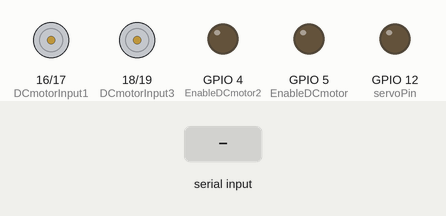
Simulated run of this sketch. Board: ESP32. Shown: motor-driver pin pairs drawn as motors (green arrow = first pin HIGH = forward, orange = second pin HIGH = backward, longer = more drive), output pins drawn as LEDs (lit = HIGH). Inputs (shaded band) come from the test bench. Nothing arrives over Bluetooth unless stated; what the sketch prints to the serial monitor is not drawn.

Above: at 3.2 s.
3.3 s: "F" received over the second serial link
At 4.5 s:
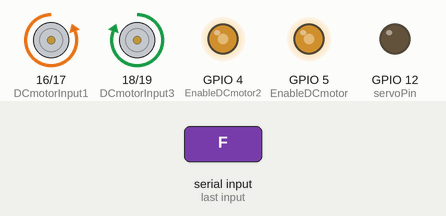
4.8 s: "S" received over the second serial link
At 6.0 s:
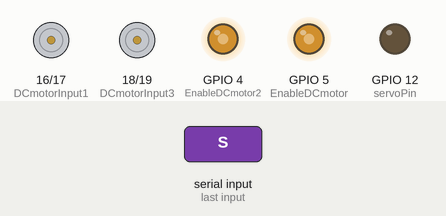
6.3 s: "B" received over the second serial link
At 7.0 s:
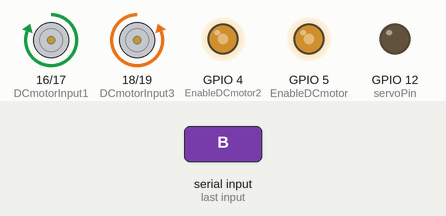
7.8 s: "I" received over the second serial link
At 8.4 s:
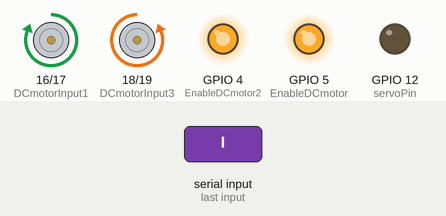
9.3 s: "D" received over the second serial link
At 10.5 s:
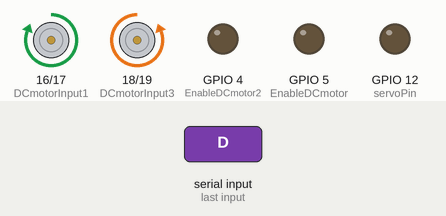
10.8 s: "I" received over the second serial link
At 12.2 s:
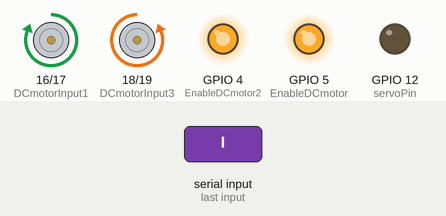
Timing chart, 0 to 13.3 s (numbered marks = the images above; inputs shaded):
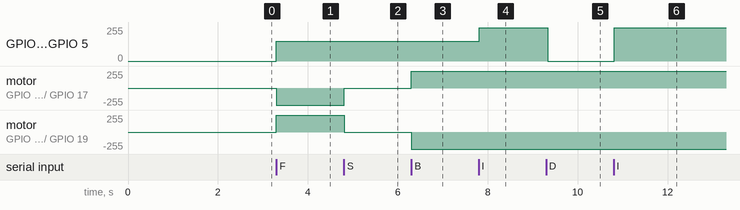

Measured:
- after the input at 3.3 s, GPIO 4 (EnableDCmotor2), GPIO 5 (EnableDCmotor): 0/255 → 149/255 at once; motor on GPIO 16 (DCmotorInput1) / GPIO 17 (DCmotorInput2): stopped → backward 255/255 at once; motor on GPIO 18 (DCmotorInput3) / GPIO 19 (DCmotorInput4): stopped → forward 255/255 at once
- after the input at 4.8 s, motor on GPIO 16 (DCmotorInput1) / GPIO 17 (DCmotorInput2): backward 255/255 → stopped at once; motor on GPIO 18 (DCmotorInput3) / GPIO 19 (DCmotorInput4): forward 255/255 → stopped at once
- after the input at 6.3 s, motor on GPIO 16 (DCmotorInput1) / GPIO 17 (DCmotorInput2): stopped → forward 255/255 at once; motor on GPIO 18 (DCmotorInput3) / GPIO 19 (DCmotorInput4): stopped → backward 255/255 at once
- after the input at 7.8 s, GPIO 4 (EnableDCmotor2), GPIO 5 (EnableDCmotor): 149/255 → 249/255 at once
- after the input at 9.3 s, GPIO 4 (EnableDCmotor2), GPIO 5 (EnableDCmotor): 249/255 → 0/255 at once
- after the input at 10.8 s, GPIO 4 (EnableDCmotor2), GPIO 5 (EnableDCmotor): 0/255 → 249/255 at once

The sketch:

Torosbey.ino
```cpp
#include <Arduino.h>
#include "BluetoothSerial.h"
#include <Servo.h>
BluetoothSerial SerialBT;
byte BTData;

Servo myservo;  // create servo object to control a servo
int servoPin = 12;

// GPIOs DC motor
int DCmotorInput1 = 16;               // IN1
int DCmotorInput2 = 17;               // IN2
int DCmotorInput3 = 18;               // IN3
int DCmotorInput4 = 19;               // IN4
int EnableDCmotor = 5;                // ENA
int EnableDCmotor2 = 4;               // ENB

// Configuring the PWM values
const int PWM_Frequency = 5000;
const int PWM_Channel1 = 0;           // PWM Channel for motor 1
const int PWM_Channel2 = 1;
const int PWM_Channel3 = 2;         // PWM Channel for motor 2
const int PWM_Resolution = 8;
int dutyCycle = 150;
Servo servo1;
void setup() {
  Serial.begin(115200);
  delay(2000);


  // Configuring the output GPIOs
  pinMode(DCmotorInput1, OUTPUT);
  pinMode(DCmotorInput2, OUTPUT);
  pinMode(DCmotorInput3, OUTPUT);
  pinMode(DCmotorInput4, OUTPUT);
  pinMode(EnableDCmotor, OUTPUT);
  pinMode(EnableDCmotor2, OUTPUT);
  pinMode(servoPin, OUTPUT);


  // Configuring the PWM output for motor 1
  ledcSetup(PWM_Channel1, PWM_Frequency, PWM_Resolution);
  ledcAttachPin(EnableDCmotor, PWM_Channel1);

  // Configuring the PWM output for motor 2
  ledcSetup(PWM_Channel2, PWM_Frequency, PWM_Resolution);
  ledcAttachPin(EnableDCmotor2, PWM_Channel2);

  ledcSetup(PWM_Channel3, PWM_Frequency, PWM_Resolution);
  ledcAttachPin(servoPin, PWM_Channel3);

  // Starts the Bluetooth device
  SerialBT.begin();
  Serial.println("Bluetooth Bağlantısı Başlatıldı! Bağlanmayı Dene...");


}

void loop() {
  if (SerialBT.available()) {
    BTData = SerialBT.read();
  }

  if (BTData == 'L') {

    servo1.write(servoPin,45);
    Serial.println(0);
delay(10);
  }

  if (BTData == 'R') {

   servo1.write(servoPin,135);
    Serial.println(15);
delay(10);
  }

  if (BTData == 'S') {
    // Stops both DC motors
    Serial.println("Motor Durdu");
    digitalWrite(DCmotorInput1, LOW);
    digitalWrite(DCmotorInput2, LOW);
    digitalWrite(DCmotorInput3, LOW);
    digitalWrite(DCmotorInput4, LOW);
    delay(10);
  }

  if (BTData == 'F') {
    // Moves both DC motors forward with speed according to PWM duty cycle
    Serial.println("İleri Gidiliyor");
    digitalWrite(DCmotorInput1, LOW);
    digitalWrite(DCmotorInput2, HIGH);
    digitalWrite(DCmotorInput3, HIGH);
    digitalWrite(DCmotorInput4, LOW);
    ledcWrite(PWM_Channel1, dutyCycle);
    ledcWrite(PWM_Channel2, dutyCycle);
    delay(10);
  }

  if (BTData == 'B') {
    // Moves both DC motors backwards with speed according to PWM duty cycle
    Serial.println("Geri Gidiliyor");
    digitalWrite(DCmotorInput1, HIGH);
    digitalWrite(DCmotorInput2, LOW);
    digitalWrite(DCmotorInput3, LOW);
    digitalWrite(DCmotorInput4, HIGH);
    ledcWrite(PWM_Channel1, dutyCycle);
    ledcWrite(PWM_Channel2, dutyCycle);
    delay(10);
  }

  if (BTData == 'I') {
    // Increments the PWM duty cycle by 10
    dutyCycle = dutyCycle + 10;

    // Limits the PWM duty cycle value to a maximum of 250
    if (dutyCycle >= 250) {
      dutyCycle = 250;
    }

    Serial.print("I ");
    Serial.println(dutyCycle);
    ledcWrite(PWM_Channel1, dutyCycle);
    ledcWrite(PWM_Channel2, dutyCycle);
  }

  if (BTData == 'D') {
    // Decrements the PWM duty cycle by 10
    dutyCycle = dutyCycle - 10;

    // Limits the PWM duty cycle value to a minimum of 170
    if (dutyCycle <= 0) {
      dutyCycle = 0;
    }

    Serial.print("Hız Seviyesi: ");
    Serial.println(dutyCycle);
    ledcWrite(PWM_Channel1, dutyCycle);
    ledcWrite(PWM_Channel2, dutyCycle);
  }
}
```
